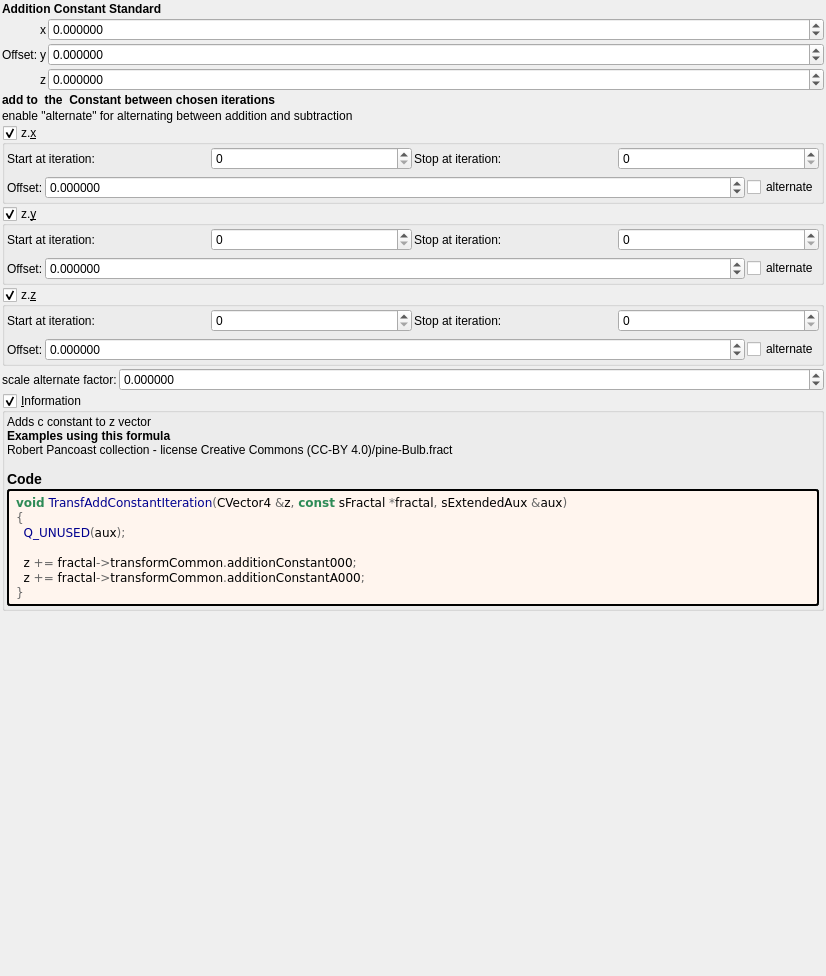
<?xml version="1.0" encoding="UTF-8"?>
<ui version="4.0">
 <class>Form</class>
 <widget class="QWidget" name="Form">
  <property name="geometry">
   <rect>
    <x>0</x>
    <y>0</y>
    <width>826</width>
    <height>976</height>
   </rect>
  </property>
  <property name="windowTitle">
   <string notr="true">transf_add_constant</string>
  </property>
  <layout class="QVBoxLayout" name="verticalLayout">
   <property name="spacing">
    <number>2</number>
   </property>
   <property name="leftMargin">
    <number>2</number>
   </property>
   <property name="topMargin">
    <number>2</number>
   </property>
   <property name="rightMargin">
    <number>2</number>
   </property>
   <property name="bottomMargin">
    <number>2</number>
   </property>
   <item>
    <widget class="QLabel" name="label_257">
     <property name="font">
      <font>
       <weight>75</weight>
       <bold>true</bold>
      </font>
     </property>
     <property name="text">
      <string>Addition Constant Standard</string>
     </property>
    </widget>
   </item>
   <item>
    <layout class="QGridLayout" name="gridLayout_63" columnstretch="0,0,0,1">
     <property name="spacing">
      <number>2</number>
     </property>
     <item row="2" column="2">
      <widget class="QLabel" name="label_114">
       <property name="text">
        <string notr="true">x</string>
       </property>
      </widget>
     </item>
     <item row="2" column="3">
      <widget class="MyDoubleSpinBox" name="spinbox3_transf_addition_constantA_000_x">
       <property name="sizePolicy">
        <sizepolicy hsizetype="Minimum" vsizetype="Maximum">
         <horstretch>0</horstretch>
         <verstretch>0</verstretch>
        </sizepolicy>
       </property>
       <property name="prefix">
        <string/>
       </property>
       <property name="suffix">
        <string/>
       </property>
       <property name="decimals">
        <number>6</number>
       </property>
       <property name="minimum">
        <double>-99.989999999999995</double>
       </property>
       <property name="maximum">
        <double>99.989999999999995</double>
       </property>
       <property name="singleStep">
        <double>0.100000000000000</double>
       </property>
      </widget>
     </item>
     <item row="4" column="2">
      <widget class="QLabel" name="label_115">
       <property name="text">
        <string notr="true">z</string>
       </property>
      </widget>
     </item>
     <item row="3" column="2">
      <widget class="QLabel" name="label_113">
       <property name="text">
        <string notr="true">y</string>
       </property>
      </widget>
     </item>
     <item row="4" column="3">
      <widget class="MyDoubleSpinBox" name="spinbox3_transf_addition_constantA_000_z">
       <property name="sizePolicy">
        <sizepolicy hsizetype="Minimum" vsizetype="Maximum">
         <horstretch>0</horstretch>
         <verstretch>0</verstretch>
        </sizepolicy>
       </property>
       <property name="prefix">
        <string/>
       </property>
       <property name="suffix">
        <string/>
       </property>
       <property name="decimals">
        <number>6</number>
       </property>
       <property name="minimum">
        <double>-99.989999999999995</double>
       </property>
       <property name="maximum">
        <double>99.989999999999995</double>
       </property>
       <property name="singleStep">
        <double>0.100000000000000</double>
       </property>
      </widget>
     </item>
     <item row="3" column="3">
      <widget class="MyDoubleSpinBox" name="spinbox3_transf_addition_constantA_000_y">
       <property name="sizePolicy">
        <sizepolicy hsizetype="Minimum" vsizetype="Maximum">
         <horstretch>0</horstretch>
         <verstretch>0</verstretch>
        </sizepolicy>
       </property>
       <property name="prefix">
        <string/>
       </property>
       <property name="suffix">
        <string/>
       </property>
       <property name="decimals">
        <number>6</number>
       </property>
       <property name="minimum">
        <double>-99.989999999999995</double>
       </property>
       <property name="maximum">
        <double>99.989999999999995</double>
       </property>
       <property name="singleStep">
        <double>0.100000000000000</double>
       </property>
      </widget>
     </item>
     <item row="3" column="1">
      <widget class="QLabel" name="label_255">
       <property name="text">
        <string>Offset:</string>
       </property>
      </widget>
     </item>
    </layout>
   </item>
   <item>
    <widget class="QLabel" name="label_259">
     <property name="font">
      <font>
       <weight>75</weight>
       <bold>true</bold>
      </font>
     </property>
     <property name="text">
      <string>add to  the  Constant between chosen iterations</string>
     </property>
    </widget>
   </item>
   <item>
    <widget class="QLabel" name="label_76">
     <property name="text">
      <string>enable &quot;alternate&quot; for alternating between addition and subtraction</string>
     </property>
    </widget>
   </item>
   <item>
    <widget class="MyGroupBox" name="groupCheck_transf_function_enabledAx_false">
     <property name="title">
      <string>z.&amp;x</string>
     </property>
     <property name="checkable">
      <bool>true</bool>
     </property>
     <layout class="QVBoxLayout" name="verticalLayout_14">
      <property name="leftMargin">
       <number>2</number>
      </property>
      <property name="topMargin">
       <number>2</number>
      </property>
      <property name="rightMargin">
       <number>2</number>
      </property>
      <property name="bottomMargin">
       <number>2</number>
      </property>
      <item>
       <layout class="QGridLayout" name="gridLayout_85">
        <property name="spacing">
         <number>2</number>
        </property>
        <item row="2" column="3">
         <widget class="QLabel" name="label_55">
          <property name="text">
           <string>Stop at iteration:</string>
          </property>
         </widget>
        </item>
        <item row="2" column="4">
         <widget class="MySpinBox" name="spinboxInt_transf_stop_iterations_A">
          <property name="sizePolicy">
           <sizepolicy hsizetype="Preferred" vsizetype="Maximum">
            <horstretch>0</horstretch>
            <verstretch>0</verstretch>
           </sizepolicy>
          </property>
          <property name="maximum">
           <number>999</number>
          </property>
         </widget>
        </item>
        <item row="2" column="2">
         <widget class="MySpinBox" name="spinboxInt_transf_start_iterations_A">
          <property name="sizePolicy">
           <sizepolicy hsizetype="Minimum" vsizetype="Maximum">
            <horstretch>0</horstretch>
            <verstretch>0</verstretch>
           </sizepolicy>
          </property>
          <property name="minimum">
           <number>0</number>
          </property>
          <property name="maximum">
           <number>999</number>
          </property>
          <property name="value">
           <number>0</number>
          </property>
         </widget>
        </item>
        <item row="2" column="1">
         <widget class="QLabel" name="label_75">
          <property name="text">
           <string>Start at iteration:</string>
          </property>
         </widget>
        </item>
       </layout>
      </item>
      <item>
       <layout class="QGridLayout" name="gridLayout_68" columnstretch="0,0,0,1,0">
        <property name="spacing">
         <number>2</number>
        </property>
        <item row="1" column="3">
         <widget class="MyDoubleSpinBox" name="spinbox3_transf_addition_constant_x">
          <property name="sizePolicy">
           <sizepolicy hsizetype="Minimum" vsizetype="Maximum">
            <horstretch>0</horstretch>
            <verstretch>0</verstretch>
           </sizepolicy>
          </property>
          <property name="prefix">
           <string/>
          </property>
          <property name="suffix">
           <string/>
          </property>
          <property name="decimals">
           <number>6</number>
          </property>
          <property name="minimum">
           <double>-99.989999999999995</double>
          </property>
          <property name="maximum">
           <double>99.989999999999995</double>
          </property>
          <property name="singleStep">
           <double>0.100000000000000</double>
          </property>
         </widget>
        </item>
        <item row="1" column="0" colspan="2">
         <widget class="QLabel" name="label_265">
          <property name="text">
           <string>Offset:</string>
          </property>
         </widget>
        </item>
        <item row="1" column="4">
         <widget class="MyCheckBox" name="checkBox_transf_function_enabledBx_false">
          <property name="text">
           <string notr="true">alternate</string>
          </property>
         </widget>
        </item>
       </layout>
      </item>
     </layout>
    </widget>
   </item>
   <item>
    <widget class="MyGroupBox" name="groupCheck_transf_function_enabledAy_false">
     <property name="title">
      <string>z.&amp;y</string>
     </property>
     <property name="checkable">
      <bool>true</bool>
     </property>
     <layout class="QVBoxLayout" name="verticalLayout_11">
      <property name="leftMargin">
       <number>2</number>
      </property>
      <property name="topMargin">
       <number>2</number>
      </property>
      <property name="rightMargin">
       <number>2</number>
      </property>
      <property name="bottomMargin">
       <number>2</number>
      </property>
      <item>
       <layout class="QGridLayout" name="gridLayout_83">
        <property name="spacing">
         <number>2</number>
        </property>
        <item row="2" column="3">
         <widget class="QLabel" name="label_53">
          <property name="text">
           <string>Stop at iteration:</string>
          </property>
         </widget>
        </item>
        <item row="2" column="4">
         <widget class="MySpinBox" name="spinboxInt_transf_stop_iterations_B">
          <property name="sizePolicy">
           <sizepolicy hsizetype="Preferred" vsizetype="Maximum">
            <horstretch>0</horstretch>
            <verstretch>0</verstretch>
           </sizepolicy>
          </property>
          <property name="maximum">
           <number>999</number>
          </property>
         </widget>
        </item>
        <item row="2" column="2">
         <widget class="MySpinBox" name="spinboxInt_transf_start_iterations_B">
          <property name="sizePolicy">
           <sizepolicy hsizetype="Minimum" vsizetype="Maximum">
            <horstretch>0</horstretch>
            <verstretch>0</verstretch>
           </sizepolicy>
          </property>
          <property name="minimum">
           <number>0</number>
          </property>
          <property name="maximum">
           <number>999</number>
          </property>
          <property name="value">
           <number>0</number>
          </property>
         </widget>
        </item>
        <item row="2" column="1">
         <widget class="QLabel" name="label_73">
          <property name="text">
           <string>Start at iteration:</string>
          </property>
         </widget>
        </item>
       </layout>
      </item>
      <item>
       <layout class="QGridLayout" name="gridLayout_66" columnstretch="0,0,0,1,0">
        <property name="spacing">
         <number>2</number>
        </property>
        <item row="1" column="3">
         <widget class="MyDoubleSpinBox" name="spinbox3_transf_addition_constant_y">
          <property name="sizePolicy">
           <sizepolicy hsizetype="Minimum" vsizetype="Maximum">
            <horstretch>0</horstretch>
            <verstretch>0</verstretch>
           </sizepolicy>
          </property>
          <property name="prefix">
           <string/>
          </property>
          <property name="suffix">
           <string/>
          </property>
          <property name="decimals">
           <number>6</number>
          </property>
          <property name="minimum">
           <double>-99.989999999999995</double>
          </property>
          <property name="maximum">
           <double>99.989999999999995</double>
          </property>
          <property name="singleStep">
           <double>0.100000000000000</double>
          </property>
         </widget>
        </item>
        <item row="1" column="0" colspan="2">
         <widget class="QLabel" name="label_262">
          <property name="text">
           <string>Offset:</string>
          </property>
         </widget>
        </item>
        <item row="1" column="4">
         <widget class="MyCheckBox" name="checkBox_transf_function_enabledBy_false">
          <property name="text">
           <string notr="true">alternate</string>
          </property>
         </widget>
        </item>
       </layout>
      </item>
     </layout>
    </widget>
   </item>
   <item>
    <widget class="MyGroupBox" name="groupCheck_transf_function_enabledAz_false">
     <property name="title">
      <string>z.&amp;z</string>
     </property>
     <property name="checkable">
      <bool>true</bool>
     </property>
     <layout class="QVBoxLayout" name="verticalLayout_12">
      <property name="leftMargin">
       <number>2</number>
      </property>
      <property name="topMargin">
       <number>2</number>
      </property>
      <property name="rightMargin">
       <number>2</number>
      </property>
      <property name="bottomMargin">
       <number>2</number>
      </property>
      <item>
       <layout class="QGridLayout" name="gridLayout_84">
        <property name="spacing">
         <number>2</number>
        </property>
        <item row="2" column="3">
         <widget class="QLabel" name="label_54">
          <property name="text">
           <string>Stop at iteration:</string>
          </property>
         </widget>
        </item>
        <item row="2" column="4">
         <widget class="MySpinBox" name="spinboxInt_transf_stop_iterations_C">
          <property name="sizePolicy">
           <sizepolicy hsizetype="Preferred" vsizetype="Maximum">
            <horstretch>0</horstretch>
            <verstretch>0</verstretch>
           </sizepolicy>
          </property>
          <property name="maximum">
           <number>999</number>
          </property>
         </widget>
        </item>
        <item row="2" column="2">
         <widget class="MySpinBox" name="spinboxInt_transf_start_iterations_C">
          <property name="sizePolicy">
           <sizepolicy hsizetype="Minimum" vsizetype="Maximum">
            <horstretch>0</horstretch>
            <verstretch>0</verstretch>
           </sizepolicy>
          </property>
          <property name="minimum">
           <number>0</number>
          </property>
          <property name="maximum">
           <number>999</number>
          </property>
          <property name="value">
           <number>0</number>
          </property>
         </widget>
        </item>
        <item row="2" column="1">
         <widget class="QLabel" name="label_74">
          <property name="text">
           <string>Start at iteration:</string>
          </property>
         </widget>
        </item>
       </layout>
      </item>
      <item>
       <layout class="QGridLayout" name="gridLayout_67" columnstretch="0,0,0,1,0">
        <property name="spacing">
         <number>2</number>
        </property>
        <item row="1" column="0" colspan="2">
         <widget class="QLabel" name="label_263">
          <property name="text">
           <string>Offset:</string>
          </property>
         </widget>
        </item>
        <item row="1" column="3">
         <widget class="MyDoubleSpinBox" name="spinbox3_transf_addition_constant_z">
          <property name="sizePolicy">
           <sizepolicy hsizetype="Minimum" vsizetype="Maximum">
            <horstretch>0</horstretch>
            <verstretch>0</verstretch>
           </sizepolicy>
          </property>
          <property name="prefix">
           <string/>
          </property>
          <property name="suffix">
           <string/>
          </property>
          <property name="decimals">
           <number>6</number>
          </property>
          <property name="minimum">
           <double>-99.989999999999995</double>
          </property>
          <property name="maximum">
           <double>99.989999999999995</double>
          </property>
          <property name="singleStep">
           <double>0.100000000000000</double>
          </property>
         </widget>
        </item>
        <item row="1" column="4">
         <widget class="MyCheckBox" name="checkBox_transf_function_enabledBz_false">
          <property name="text">
           <string notr="true">alternate</string>
          </property>
         </widget>
        </item>
       </layout>
      </item>
     </layout>
    </widget>
   </item>
   <item>
    <layout class="QGridLayout" name="gridLayout" columnstretch="0,1">
     <item row="0" column="0">
      <widget class="QLabel" name="label_260">
       <property name="text">
        <string>scale alternate factor:</string>
       </property>
      </widget>
     </item>
     <item row="0" column="1">
      <widget class="MyDoubleSpinBox" name="spinbox_transf_scale_neg1">
       <property name="sizePolicy">
        <sizepolicy hsizetype="Minimum" vsizetype="Maximum">
         <horstretch>0</horstretch>
         <verstretch>0</verstretch>
        </sizepolicy>
       </property>
       <property name="prefix">
        <string/>
       </property>
       <property name="suffix">
        <string/>
       </property>
       <property name="decimals">
        <number>6</number>
       </property>
       <property name="minimum">
        <double>-99.989999999999995</double>
       </property>
       <property name="maximum">
        <double>99.989999999999995</double>
       </property>
       <property name="singleStep">
        <double>0.100000000000000</double>
       </property>
      </widget>
     </item>
    </layout>
   </item>
   <item>
    <widget class="MyGroupBox" name="groupCheck_info">
     <property name="title">
      <string>&amp;Information</string>
     </property>
     <property name="flat">
      <bool>false</bool>
     </property>
     <property name="checkable">
      <bool>true</bool>
     </property>
     <layout class="QVBoxLayout" name="verticalLayout_2">
      <property name="spacing">
       <number>2</number>
      </property>
      <property name="leftMargin">
       <number>2</number>
      </property>
      <property name="topMargin">
       <number>2</number>
      </property>
      <property name="rightMargin">
       <number>2</number>
      </property>
      <property name="bottomMargin">
       <number>2</number>
      </property>
      <item>
       <widget class="QLabel" name="label_information_general">
        <property name="text">
         <string notr="true">&lt;p&gt;Adds c constant to z vector&lt;/p&gt;&lt;table&gt;
&lt;/table&gt;
&lt;br&gt;&lt;b&gt;Examples using this formula&lt;/b&gt;&lt;br&gt;Robert Pancoast collection - license Creative Commons (CC-BY 4.0)/pine-Bulb.fract&lt;h3&gt;Code&lt;/h3&gt;</string>
        </property>
        <property name="wordWrap">
         <bool>true</bool>
        </property>
        <property name="openExternalLinks">
         <bool>true</bool>
        </property>
        <property name="textInteractionFlags">
         <set>Qt::LinksAccessibleByMouse|Qt::TextSelectableByMouse</set>
        </property>
       </widget>
      </item>
      <item>
       <widget class="QLabel" name="label_code_content">
        <property name="styleSheet">
         <string notr="true">border-style: outset; border-width: 2px; border-radius: 3px; border-color: black; background-color: #fff5ee; padding: 4px;</string>
        </property>
        <property name="text">
         <string notr="true">&lt;body style=&quot;background-color:#fff5ee&quot;&gt;
&lt;pre style=&quot;color:#000000; background-color:#fff5ee;  font-family:'Courier New',monospace;&quot;&gt;&lt;span style=&quot;color:#2e8b57; font-weight:bold&quot;&gt;void&lt;/span&gt; &lt;span style=&quot;color:#00008f&quot;&gt;TransfAddConstantIteration&lt;/span&gt;&lt;span style=&quot;color:#676767&quot;&gt;(&lt;/span&gt;CVector4 &lt;span style=&quot;color:#676767&quot;&gt;&amp;amp;&lt;/span&gt;z&lt;span style=&quot;color:#676767&quot;&gt;,&lt;/span&gt; &lt;span style=&quot;color:#2e8b57; font-weight:bold&quot;&gt;const&lt;/span&gt; sFractal &lt;span style=&quot;color:#676767&quot;&gt;*&lt;/span&gt;fractal&lt;span style=&quot;color:#676767&quot;&gt;,&lt;/span&gt; sExtendedAux &lt;span style=&quot;color:#676767&quot;&gt;&amp;amp;&lt;/span&gt;aux&lt;span style=&quot;color:#676767&quot;&gt;)&lt;/span&gt;
&lt;span style=&quot;color:#676767&quot;&gt;{&lt;/span&gt;
  &lt;span style=&quot;color:#00008f&quot;&gt;Q_UNUSED&lt;/span&gt;&lt;span style=&quot;color:#676767&quot;&gt;(&lt;/span&gt;aux&lt;span style=&quot;color:#676767&quot;&gt;);&lt;/span&gt;

  z &lt;span style=&quot;color:#676767&quot;&gt;+=&lt;/span&gt; fractal&lt;span style=&quot;color:#676767&quot;&gt;-&amp;gt;&lt;/span&gt;transformCommon&lt;span style=&quot;color:#676767&quot;&gt;.&lt;/span&gt;additionConstant000&lt;span style=&quot;color:#676767&quot;&gt;;&lt;/span&gt;
  z &lt;span style=&quot;color:#676767&quot;&gt;+=&lt;/span&gt; fractal&lt;span style=&quot;color:#676767&quot;&gt;-&amp;gt;&lt;/span&gt;transformCommon&lt;span style=&quot;color:#676767&quot;&gt;.&lt;/span&gt;additionConstantA000&lt;span style=&quot;color:#676767&quot;&gt;;&lt;/span&gt;
&lt;span style=&quot;color:#676767&quot;&gt;}&lt;/span&gt;
&lt;/pre&gt;
&lt;/body&gt;</string>
        </property>
        <property name="wordWrap">
         <bool>true</bool>
        </property>
        <property name="openExternalLinks">
         <bool>true</bool>
        </property>
        <property name="textInteractionFlags">
         <set>Qt::LinksAccessibleByMouse|Qt::TextSelectableByMouse</set>
        </property>
       </widget>
      </item>
     </layout>
    </widget>
   </item>
   <item>
    <spacer name="verticalSpacer">
     <property name="orientation">
      <enum>Qt::Vertical</enum>
     </property>
     <property name="sizeHint" stdset="0">
      <size>
       <width>20</width>
       <height>40</height>
      </size>
     </property>
    </spacer>
   </item>
  </layout>
 </widget>
 <customwidgets>
  <customwidget>
   <class>MyGroupBox</class>
   <extends>QGroupBox</extends>
   <header>my_group_box.h</header>
   <container>1</container>
  </customwidget>
  <customwidget>
   <class>MyDoubleSpinBox</class>
   <extends>QDoubleSpinBox</extends>
   <header>my_double_spin_box.h</header>
  </customwidget>
  <customwidget>
   <class>MyCheckBox</class>
   <extends>QCheckBox</extends>
   <header>my_check_box.h</header>
  </customwidget>
  <customwidget>
   <class>MySpinBox</class>
   <extends>QSpinBox</extends>
   <header>my_spin_box.h</header>
  </customwidget>
 </customwidgets>
 <tabstops>
  <tabstop>spinbox3_transf_addition_constantA_000_x</tabstop>
  <tabstop>spinbox3_transf_addition_constantA_000_y</tabstop>
  <tabstop>spinbox3_transf_addition_constantA_000_z</tabstop>
  <tabstop>groupCheck_info</tabstop>
 </tabstops>
 <resources/>
 <connections/>
</ui>
